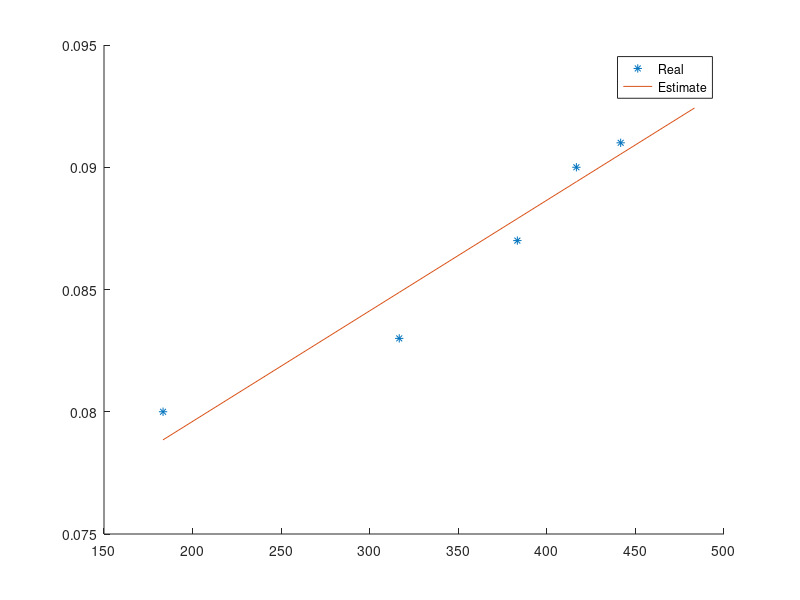

Write the MATLAB code that produced this figure.
%% ESE 4481 Homework 3
% By Will Wu
clear, clc, close all

%% Constant Declaration:
m = 0.068;
Jxx = 0.69e-4;
Jyy = 0.775e-4;
Jzz = 1.5e-4;
g = 9.8;
motor_num = 4;

J = [Jxx 0 0; 0 Jyy 0; 0 0 Jzz];

F_b = zeros;
M_b = zeros;

x_dist = 0.047625; % prop to com x distance
y_dist = 0.047625; % prop to com y distance, in meters

prop_mass = 0.001; % in kg
prop_diam = 0.066; % meters
max_rpm = 29000; % rpm
max_rev = max_rpm/60;

air_density = 1.225; % kg/m^3
c_p = 0.041; % power coefficient, assume flat, constant coeff of power



%% Curve fit estimating thrust coefficient
rev = [11000 19000 23000 25000 26500 29000]'/60;
c_t = [0.08 0.083 0.087 0.09 0.091 0.093]';

% regressor matrix
regressor = cat(2, ones(size(rev)), rev);
k_estimate = (regressor' * regressor) \ regressor' * c_t;
offset = k_estimate(1);
slope = k_estimate(2);

residual = norm(c_t - regressor*k_estimate);
residual_cons = norm(c_t - 0.087*ones(size(c_t)));

% examine error
figure, hold on;
plot(rev, c_t, '*');
plot(rev, regressor*k_estimate);
legend('Real', 'Estimate');

%% Equilibrium Motor Speed, prop moment of inertia

thrust_eq = @(x) m*g/motor_num - (slope*x+offset)*air_density*x^2*...
    prop_diam^4;

motor_n_eq = fzero(@(x) thrust_eq(x), 300);
motor_omega_eq = motor_n_eq * 2 * pi;

% assuming a spinning cylinder about mid point
prop_j = 1/12*prop_mass*prop_diam^2;

%% Mixer Parameters

% sums the motor speeds into T, L, M, N
dynamics_matrix = [1 1 1 1;
                1 -1 -1 1;
                1 1 -1 -1;
                -1 1 -1 1];
            
mixer_matrix = inv(dynamics_matrix);

%% Lumped aerodynamics model

K_c = 0.22;
lumped_matrix = [K_c 0 0; 0 K_c 0; 0 0 0];

%% Gyroscopic forces and moments

motor_mix_vector = [1 -1 1 -1];
m_b_a = [0;0;0];
            
